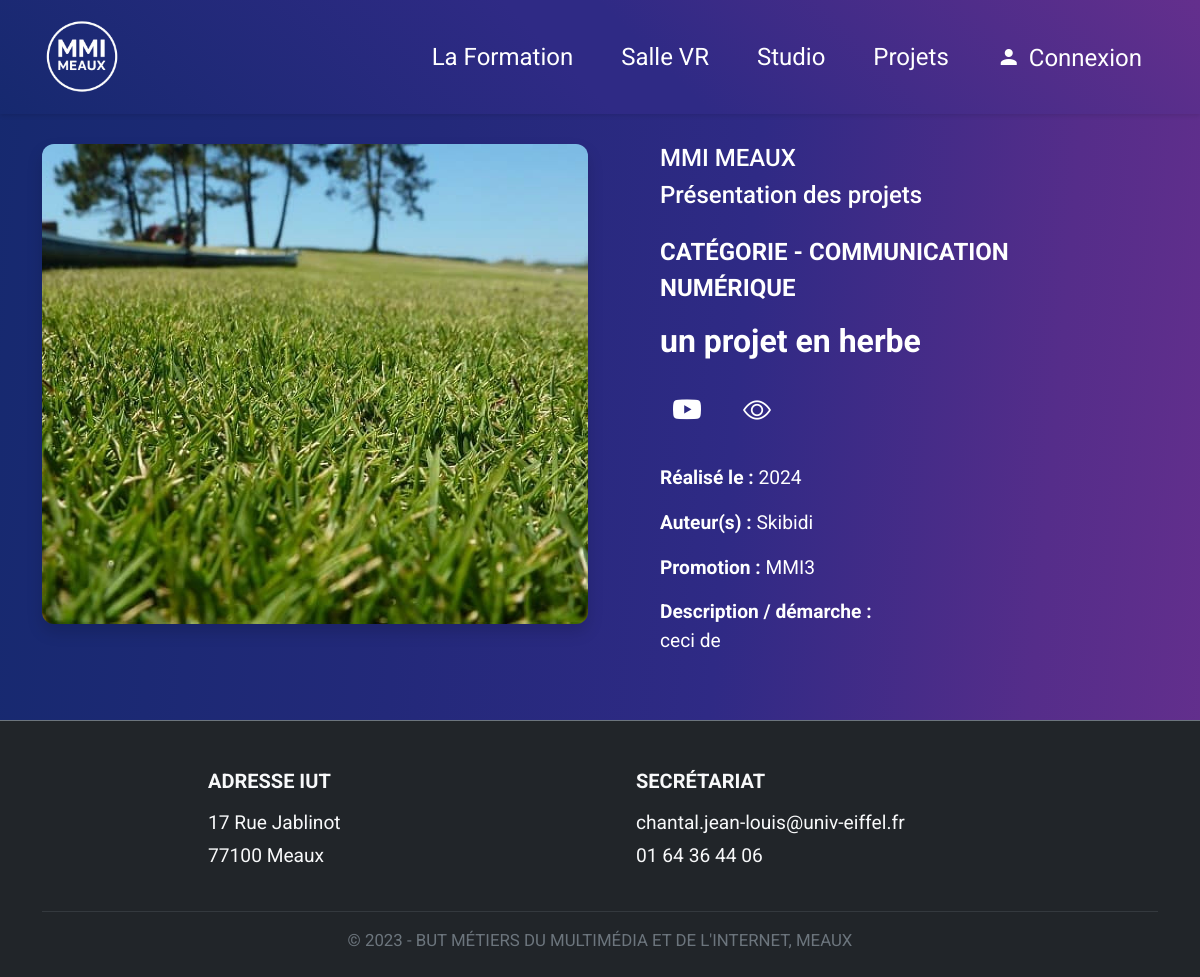
The page /affichage_projet.php?id=99 on the database as committed earlier.
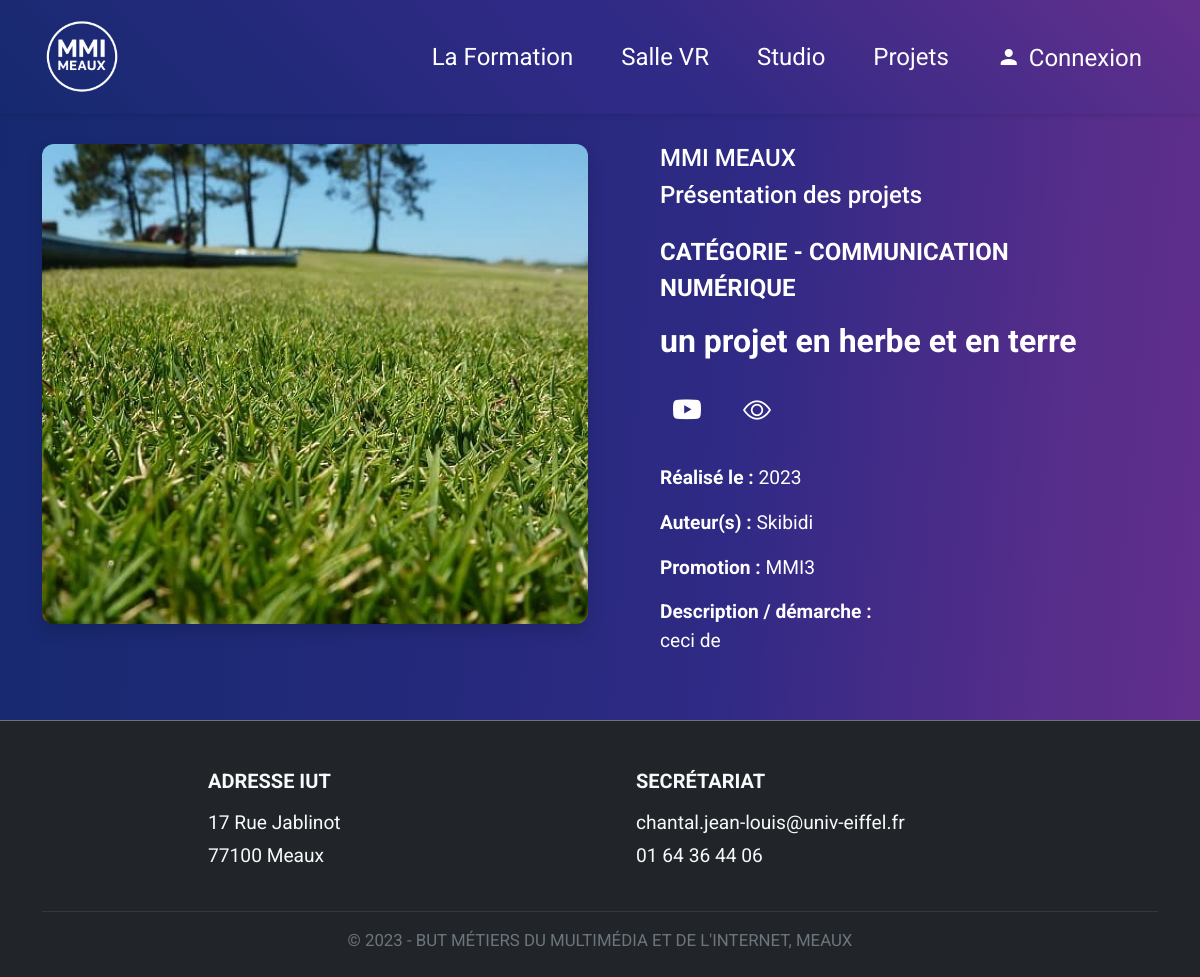
The same page on the database as committed later.
### tables this page shows
CREATE TABLE `projet` (
  `id` int(11) NOT NULL,
  `nom` varchar(255) NOT NULL,
  `categorie` varchar(255) NOT NULL,
  `image` varchar(255) NOT NULL,
  `description` varchar(255) NOT NULL,
  `date` varchar(255) NOT NULL,
  `auteurs` varchar(255) DEFAULT NULL,
  `video` varchar(255) DEFAULT NULL,
  `promo` varchar(50) DEFAULT NULL,
  `drive` varchar(255) DEFAULT NULL
);

### auth.php (called while the page is built, shortened)
<?php
$role = null;
?>

### affichage_projet.php (the view, shortened to what this page needs)
<?php
require_once "auth.php";
$id = intval($_GET['id']);
$stmt = $db->prepare("SELECT * FROM projet WHERE id = ?");
$stmt->execute([$id]);
$projet = $stmt->fetch();
$auteurs = [];
if (!empty(trim($projet['auteurs']))) {
  $auteurs_raw = explode(',', $projet['auteurs']);
  foreach ($auteurs_raw as $auteur) {
    $auteurs[] = ucfirst(trim($auteur));
  }
}
?>
<!DOCTYPE html>
<html lang="fr">
<head>
  <link href="https://cdn.jsdelivr.net/npm/bootstrap@5.3.3/dist/css/bootstrap.min.css" rel="stylesheet" />
  <link href="https://cdn.jsdelivr.net/npm/bootstrap-icons@1.10.5/font/bootstrap-icons.css" rel="stylesheet" />
  <link href="https://cdn.jsdelivr.net/npm/@mdi/font@7.4.47/css/materialdesignicons.min.css" rel="stylesheet" />
  <link href="css/navbarbs.css" rel="stylesheet" />
  <link href="css/btn.css" rel="stylesheet" />
  <link href="css/affichage_projet.css" rel="stylesheet" />
</head>
<body>
<header>
  <?php include "navbarbs.php"; ?>
</header>
<div class="container my-5">
  <div class="row mt-5">
    <div class="col-lg-6 mb-4">
      <div class="position-relative">
  <img src="<?= htmlspecialchars($projet['image']) ?>" alt="Image du projet" class="project-img shadow" id="image_display" />
</div>
    </div>
    <div class="col-lg-5 ms-5 text-white">
      <div class="row mb-3">
        <h5 class="fs-4">MMI MEAUX</h5>
        <h5 class="fs-4">Présentation des projets</h5>
      </div>
      <div class="mb-3">
        <p class="fw-bold text-uppercase fs-4">
          Catégorie -
          <?php if ($role === 'admin'): ?>
            <span id="categorie_display"><?= htmlspecialchars($projet['categorie']) ?></span>
            <form method="post" action="maj_projets.php" class="d-inline">
              <input type="hidden" name="id" value="<?= $projet['id'] ?>" />
              <input type="hidden" name="field" value="categorie" />
              <input type="text" name="value" id="categorie_input" class="form-control d-none" value="<?= htmlspecialchars($projet['categorie']) ?>" style="display:inline-block; width:auto;" />
              <button type="submit" id="categorie_save" class="btn btn-success d-none"><i class="mdi mdi-check"></i></button>
              <button type="button" class="btn btn-danger d-none" onclick="cancelEdit('categorie')"><i class="mdi mdi-close"></i></button>
            </form>
            <button class="btn btn-outline-light btn-sm" onclick="toggleEdit('categorie')"><i class="mdi mdi-pencil"></i></button>
          <?php else: ?>
            <?= htmlspecialchars($projet['categorie']) ?>
          <?php endif; ?>
        </p>
      </div>
      <div class="mb-3">
        <h1 class="fw-bold fs-2">
          <?php if ($role === 'admin'): ?>
            <span id="nom_display"><?= htmlspecialchars(ucfirst($projet['nom'])) ?></span>
            <form method="post" action="maj_projets.php" class="d-inline">
              <input type="hidden" name="id" value="<?= $projet['id'] ?>" />
              <input type="hidden" name="field" value="nom" />
              <input type="text" name="value" id="nom_input" class="form-control d-none" value="<?= htmlspecialchars($projet['nom']) ?>" style="display:inline-block; width:auto;" />
              <button type="submit" id="nom_save" class="btn btn-success d-none"><i class="mdi mdi-check"></i></button>
              <button type="button" class="btn btn-danger d-none" onclick="cancelEdit('nom')"><i class="mdi mdi-close"></i></button>
            </form>
            <button class="btn btn-outline-light btn-sm" onclick="toggleEdit('nom')"><i class="mdi mdi-pencil"></i></button>
          <?php else: ?>
            <?= htmlspecialchars($projet['nom']) ?>
          <?php endif; ?>
        </h1>
      </div>
      <div class="my-4 d-flex gap-3">
        <?php if (!empty($projet['video'])): ?>
          <a href="<?= htmlspecialchars($projet['video']) ?>" target="_blank" class="btn text-white" data-bs-toggle="tooltip" title="Voir la vidéo">
            <i class="bi bi-youtube fs-3"></i>
          </a>
        <?php endif; ?>
        <?php if (!empty($projet['drive'])): ?>
          <a href="<?= htmlspecialchars($projet['drive']) ?>" target="_blank" class="btn text-white" data-bs-toggle="tooltip" title="Voir le projet en détail">
            <i class="bi bi-eye fs-3"></i>
          </a>
        <?php endif; ?>
      </div>
<p class="mt-2">
  <strong>Réalisé le :</strong>
  <?php if ($role === 'admin'): ?>
    <span id="date_display"><?= htmlspecialchars($projet['date']) ?></span>
    <form method="post" action="maj_projets.php" class="d-inline">
      <input type="hidden" name="id" value="<?= $projet['id'] ?>" />
      <input type="hidden" name="field" value="date" />
      <select id="date_input" name="value"
              class="form-select form-select-sm d-none  border-secondary"
              style="width: auto; display: inline-block;">
        <option value="">-- Année --</option>
        <?php
          $annee_actuelle = date("Y");
          for ($i = $annee_actuelle; $i >= 2020; $i--) {
            $selected = ($i == $projet['date']) ? 'selected' : '';
            echo "<option value=\"$i\" $selected>$i</option>";
          }
        ?>
      </select>
      <button type="submit" id="date_save" class="btn btn-success d-none">
        <i class="mdi mdi-check"></i>
      </button>
      <button type="button" class="btn btn-danger d-none" onclick="cancelEdit('date')">
        <i class="mdi mdi-close"></i>
      </button>
    </form>
    <button class="btn btn-outline-light btn-sm" onclick="toggleEdit('date')">
      <i class="mdi mdi-pencil"></i>
    </button>
  <?php else: ?>
    <?= htmlspecialchars($projet['date']) ?>
  <?php endif; ?>
</p>
      <p>
        <strong>Auteur(s) :</strong>
        <?php if ($role === 'admin'): ?>
          <span id="auteurs_display"><?= implode(', ', array_map('htmlspecialchars', $auteurs)) ?></span>
          <form method="post" action="maj_projets.php" class="d-inline">
            <input type="hidden" name="id" value="<?= $projet['id'] ?>" />
            <input type="hidden" name="field" value="auteurs" />
            <input type="text" id="auteurs_input" name="value" class="form-control d-none" value="<?= htmlspecialchars($projet['auteurs']) ?>" style="display:inline-block; width:auto;" />
            <button type="submit" id="auteurs_save" class="btn btn-success d-none"><i class="mdi mdi-check"></i></button>
            <button type="button" class="btn btn-danger d-none" onclick="cancelEdit('auteurs')"><i class="mdi mdi-close"></i></button>
          </form>
          <button class="btn btn-outline-light btn-sm" onclick="toggleEdit('auteurs')"><i class="mdi mdi-pencil"></i></button>
        <?php else: ?>
          <?= !empty($auteurs) ? implode(', ', array_map('htmlspecialchars', $auteurs)) : 'Non renseigné' ?>
        <?php endif; ?>
      </p>
      <p class="mt-2">
        <strong>Promotion :</strong>
        <?php if ($role === 'admin'): ?>
          <span id="promo_display"><?= htmlspecialchars($projet['promo']) ?></span>
          <form method="post" action="maj_projets.php" class="d-inline">
            <input type="hidden" name="id" value="<?= $projet['id'] ?>" />
            <input type="hidden" name="field" value="promo" />
            <input type="text" id="promo_input" name="value" class="form-control d-none" value="<?= htmlspecialchars($projet['promo']) ?>" style="display:inline-block; width:auto;" />
            <button type="submit" id="promo_save" class="btn btn-success d-none"><i class="mdi mdi-check"></i></button>
            <button type="button" class="btn btn-danger d-none" onclick="cancelEdit('promo')">
              <i class="mdi mdi-close"></i></button>
          </form>
          <button class="btn btn-outline-light btn-sm" onclick="toggleEdit('promo')"><i class="mdi mdi-pencil"></i></button>
        <?php else: ?>
          <?= htmlspecialchars($projet['promo']) ?>
        <?php endif; ?>
      </p>
      <p>
  <strong>Description / démarche :</strong><br />
  <?php if ($role === 'admin'): ?>
    <span id="description_display"><?= nl2br(htmlspecialchars(ucfirst($projet['description']))) ?></span>
    <form method="post" action="maj_projets.php">
      <input type="hidden" name="id" value="<?= $projet['id'] ?>" />
      <input type="hidden" name="field" value="description" />
      <textarea id="description_input" name="value" rows="4" class="form-control d-none"><?= htmlspecialchars($projet['description']) ?></textarea>
      <div id="description_buttons" class="mt-2 d-none">
        <button type="submit" class="btn btn-success">
          <i class="mdi mdi-check"></i>
        </button>
        <button type="button" class="btn btn-danger" onclick="cancelEdit('description')">
          <i class="mdi mdi-close"></i>
        </button>
      </div>
    </form>
    <button class="btn btn-outline-light btn-sm mt-2" onclick="toggleEdit('description')">
      <i class="mdi mdi-pencil"></i>
    </button>
  <?php else: ?>
    <?= nl2br(htmlspecialchars($projet['description'])) ?>
  <?php endif; ?>
</p>
    </div>
  </div>
</div>
<?php include "footer.php"; ?>
</body>
</html>

### navbarbs.php (shortened to what this page needs)
<div class="container mt-5">
  <nav class="navbar navbar-expand-lg navbar-light navbar-custom fixed-top">
    <div class="container">
      <a class="navbar-brand" href="index.php">
        <img src="ressource/images/logommi_2025.png" alt="logo de l'Université Gustave Eiffel" />
      </a>
      <div class="collapse navbar-collapse justify-content-end" id="navbarContent">
        <ul class="navbar-nav gap-3">
          <li class="nav-item">
            <a class="nav-link-custom text-white fs-4" href="formation.php">La Formation</a>
          </li>
          <li class="nav-item">
            <a class="nav-link-custom text-white fs-4" href="salleVR.php">Salle VR</a>
          </li>
          <li class="nav-item">
            <a class="nav-link-custom text-white fs-4" href="studio.php">Studio</a>
          </li>
          <li class="nav-item">
            <a class="nav-link-custom text-white fs-4" href="projets.php">Projets</a>
          </li>
          <?php if (isset($role) && $role === 'admin'): ?>
            <li class="nav-item">
              <a class="nav-link-custom text-white fs-4" href="deconnexion.php">
                <span class="mdi mdi-logout me-2 text-danger"></span>
                Mon compte (<?= htmlspecialchars($role) ?>)
              </a>
            </li>
          <?php else: ?>
            <li class="nav-item">
              <a class="nav-link-custom text-white fs-4" href="connexion.php">
                <span class="mdi mdi-account me-2"></span>Connexion
              </a>
            </li>
          <?php endif; ?>
        </ul>
      </div>
    </div>
  </nav>
</div>

### footer.php
<footer class="text-light pt-5 bg-dark pb-4 mt-auto border-top border-secondary">
  <div class="container text-center text-md-start">
    <div class="row justify-content-center gap-5">
      <div class="col-md-5 col-lg-4 mb-4">
        <h5 class="text-uppercase fw-bold mb-3">Adresse IUT</h5>
        <p class="mb-1 ">17 Rue Jablinot</p>
        <p class="mb-0">77100 Meaux</p>
      </div>
      <div class="col-md-5 col-lg-4 mb-4">
        <h5 class="text-uppercase fw-bold mb-3">Secrétariat</h5>
        <p class="mb-1">chantal.jean-louis@univ-eiffel.fr</p>
        <p class="mb-0">01 64 36 44 06</p>
      </div>
    </div>
    <hr class="border-secondary my-3">
    <div class="text-center small text-secondary">
      © 2023 - BUT MÉTIERS DU MULTIMÉDIA ET DE L'INTERNET, MEAUX
    </div>
  </div>
</footer>

### css/navbarbs.css (style rules this page uses)
.navbar-custom { background: linear-gradient(45deg, rgb(22, 41, 111) 0%, rgb(47, 42, 133) 47%, rgb(47, 42, 133) 54%, rgb(100, 47, 141) 100%); padding: 0.75rem 1rem; box-shadow: 0 2px 4px rgba(0, 0, 0, 0.1); }
.navbar-brand img { max-height: 80px; height: auto; width: auto; }
.nav-link-custom { margin-left: 1rem; margin-right: 1rem; white-space: nowrap; transition: color 0.3s ease; text-decoration: none; color: white; }

### css/affichage_projet.css (style rules this page uses)
body { background: linear-gradient(95deg, rgb(22, 41, 111) 0%, rgb(35, 41, 122) 35%, rgb(47, 42, 133) 60%, rgb(85, 45, 138) 85%, rgb(100, 47, 141) 100%); background-repeat: no-repeat; background-attachment: fixed; background-size: cover; color: white; font-family: 'Roboto', sans-serif; font-size: 1.2rem; }
.project-img { width: 100%; height: 60vh; object-fit: cover; border-radius: 12px; max-height: 1000px; }
a { text-decoration: none; }
html, body { height: 100%; margin: 0; }
body { display: flex; flex-direction: column; }

Rows that differ between the two databases and show on the page:
changed projet "COMMUNICATION NUMÉRIQUE": nom "un projet en herbe" → "un projet en herbe et en terre"; date "2024" → "2023"
